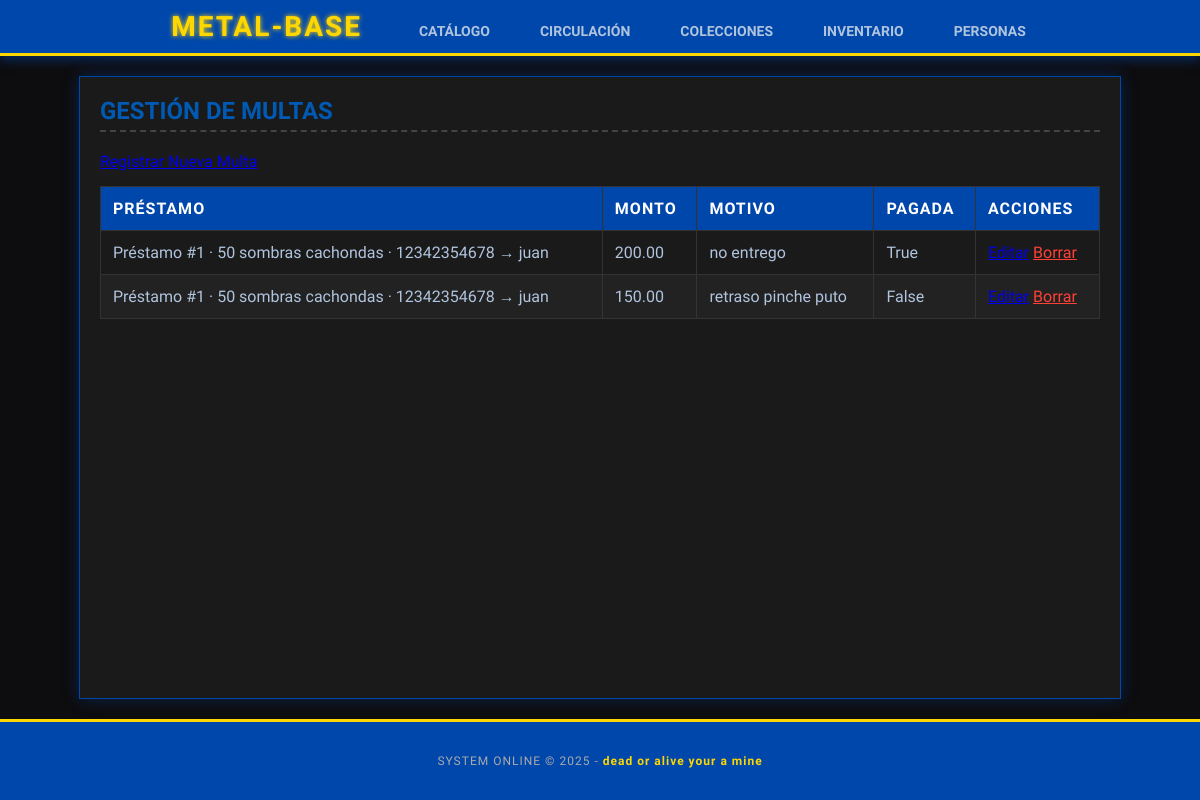
Page /circulacion/multas/ on the earlier database version.
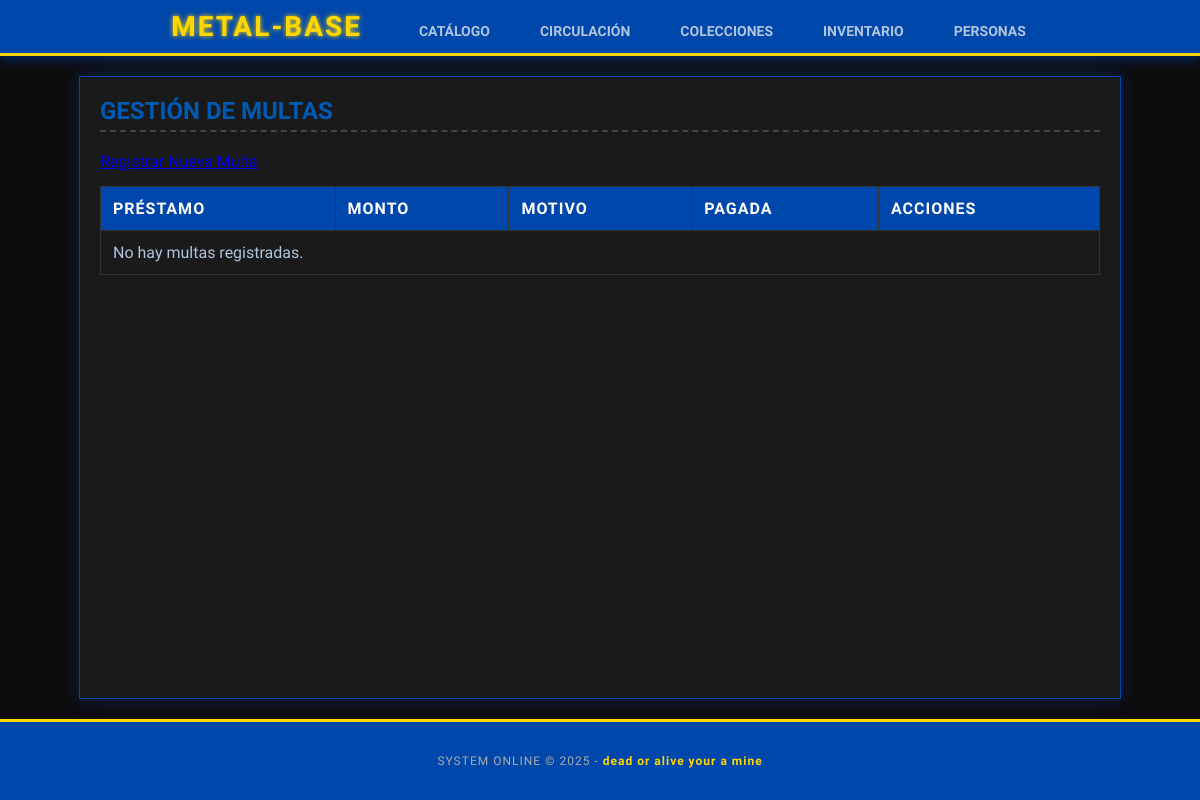
Same page on the later database version.
### circulacion/models.py (models this page shows, shortened)
class Multa(models.Model):
    prestamo = models.ForeignKey(Prestamo, on_delete=models.CASCADE, related_name="multas")
    monto = models.DecimalField(max_digits=8, decimal_places=2)
    motivo = models.CharField(max_length=200)
    pagada = models.BooleanField(default=False)
    class Meta:
        ordering = ["-id"]

class Prestamo(models.Model):
    ejemplar = models.ForeignKey(Ejemplar, on_delete=models.PROTECT, related_name="prestamos")
    socio = models.ForeignKey(Socio, on_delete=models.PROTECT, related_name="prestamos")
    empleado_entrega = models.ForeignKey(
        Empleado, on_delete=models.PROTECT, related_name="prestamos_entregados"
    )
    fecha_prestamo = models.DateField()
    fecha_vencimiento = models.DateField()
    fecha_devolucion = models.DateField(null=True, blank=True)
    class Meta:
        ordering = ["-fecha_prestamo"]
    def __str__(self):
        return f"Préstamo #{self.pk} · {self.ejemplar} → {self.socio}"

### inventario/models.py (models this page shows)
class Ejemplar(models.Model):
    libro = models.ForeignKey(
        Libro, on_delete=models.CASCADE, related_name="ejemplares"
    )
    codigo_barras = models.CharField(max_length=50, unique=True)
    estado = models.CharField(
        max_length=15, choices=ESTADO_EJEMPLAR, default="DISPONIBLE"
    )
    ubicacion = models.ForeignKey(
        Ubicacion, on_delete=models.SET_NULL, null=True, related_name="ejemplares"
    )
    ingreso = models.ForeignKey(
        IngresoInventario, on_delete=models.SET_NULL, null=True, blank=True, related_name="ejemplares"
    )
    class Meta:
        ordering = ["libro__titulo", "codigo_barras"]
    def __str__(self):
        return f"{self.libro.titulo} · {self.codigo_barras}"

### catalogo/models.py (models this page shows)
class Libro(models.Model):
    titulo = models.CharField(max_length=200)
    isbn = models.CharField(max_length=20, unique=True)
    anio = models.PositiveIntegerField(null=True, blank=True)
    editorial = models.ForeignKey(editorial, on_delete=models.PROTECT,
        related_name="libros")
    autores = models.ManyToManyField(Autor, related_name="libros", blank=True)
    categorias = models.ManyToManyField(Categoria, related_name="libros", blank=True)

### personas/models.py (models this page shows)
class Socio(models.Model):
    nombre = models.CharField(max_length=150)
    email = models.EmailField(max_length=150, unique=True)
    telefono = models.CharField(max_length=50, blank=True)
    activo = models.BooleanField(default=True)
    class Meta:
        ordering = ["nombre"]
    def __str__(self):
        return self.nombre

### circulacion/views.py (the view)
# urls.py: path('multas/', views.multa.as_view(), name='multas'),
class multa(ListView):
    model = Multa
    template_name = 'circulacion/multa_list.html'
    context_object_name = 'multas'

### circulacion/templates/circulacion/multa_list.html
{% extends 'base.html' %}
{% block content %}
<h2>Gestión de Multas</h2>
<a href="{% url 'multa_create' %}">Registrar Nueva Multa</a> <table class="table table-striped table-bordered">
    <thead class="thead-dark">
        <tr>
            <th>Préstamo</th>
            <th>Monto</th>
            <th>Motivo</th>
            <th>Pagada</th>
            <th>Acciones</th> </tr>
    </thead>
    <tbody>
        {% for multa in multas %}
        <tr>
            <td>{{ multa.prestamo }}</td>
            <td>{{ multa.monto }}</td>
            <td>{{ multa.motivo }}</td>
            <td>{{ multa.pagada }}</td>
            <td>
                <a href="{% url 'multa_update' multa.pk %}">Editar</a>
                <a href="{% url 'multa_delete' multa.pk %}" style="color: #ff4136;">Borrar</a>
            </td>
        </tr>
        {% empty %}
        <tr>
            <td colspan="5">No hay multas registradas.</td>
        </tr>
        {% endfor %}
    </tbody>
</table>
{% endblock %}

Differences in the rows shown:
removed Multa: prestamo "Préstamo #1 · 50 sombras cachondas · 12342354678 → juan", monto "200.00", motivo "no entrego", pagada "True"
removed Multa: prestamo "Préstamo #1 · 50 sombras cachondas · 12342354678 → juan", monto "150.00", motivo "retraso pinche puto", pagada "False"
Other differences:
text now shown: "No hay multas registradas."
